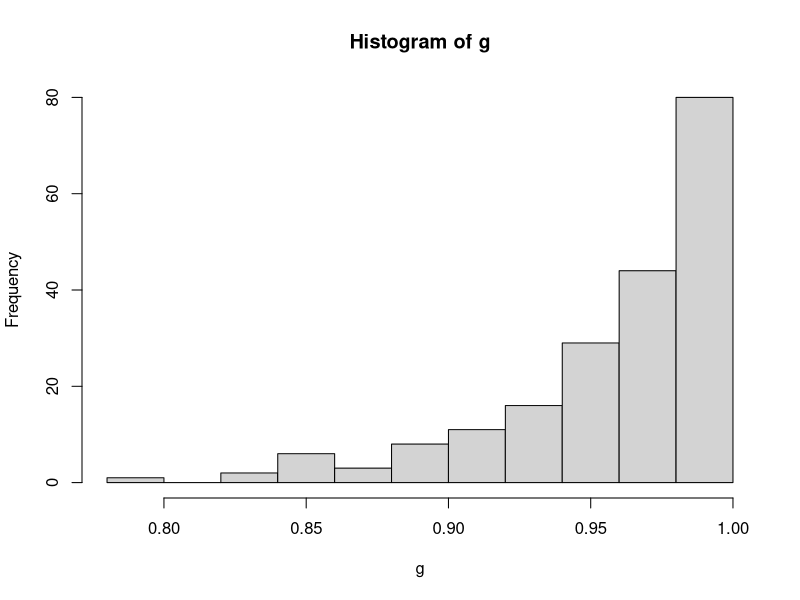
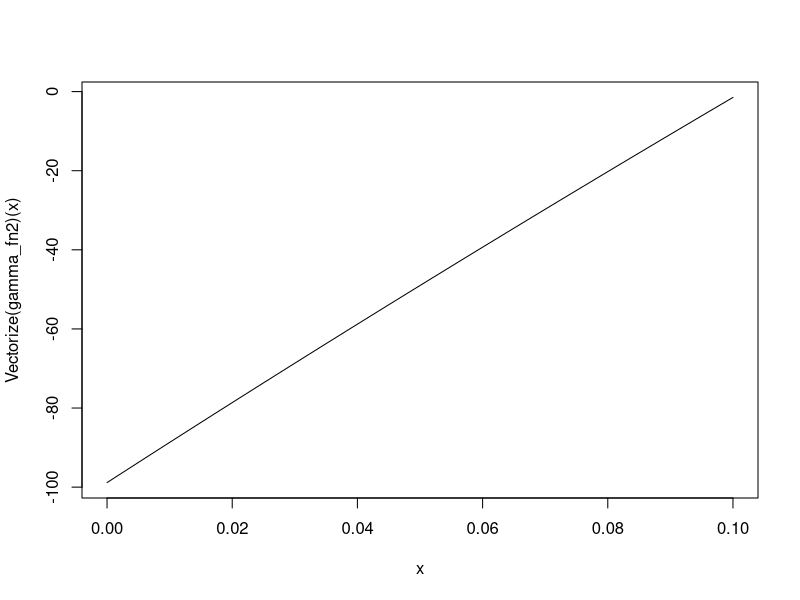
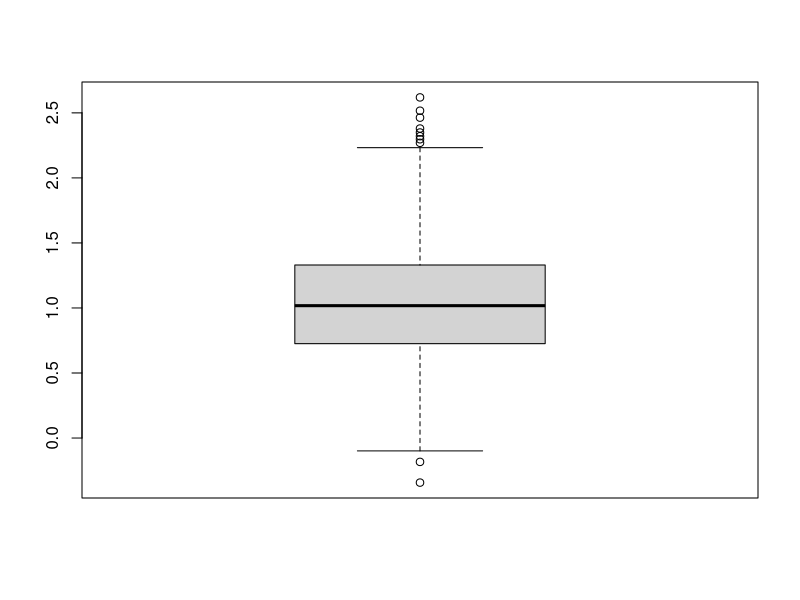

The R script that drew these images, in order:
library(tidyverse)
library(ggplot2)
library(MASS)
library(lattice)
library(scatterplot3d)
library(nleqslv)

rm(list = ls(all.names = TRUE))

# サンプルサイズ
n = 200

# シミュレーションの繰り返し数
kk_T <- 1000

# 共変量の分布の設定、乱数の発生
mu <- c(0,0,0,0)

## 相関パラメータ
rho <- 0
Sigma <- matrix(c(1,rho,rho,rho,
                  rho,1,rho,rho,
                  rho,rho,1,rho,
                  rho,rho,rho,1),4,4)

XX <- mvrnorm(n, mu, Sigma)

# 処置の分布の設定,生成
T_lm <- 0.2+XX[,1]+XX[,2]+XX[,3]+XX[,4]
p_T <- exp(T_lm)/(1+exp(T_lm))

TT <- rep(0,n)
for (i in 1:n) {
  TT[i] <- rbinom(1,size=1,prob=p_T[i])
}

# Potential outcomesの分布の設定
# アウトカムの回帰パラメータの設定
Y_lm1 <- 0.2+1+XX[,1]+XX[,2]; Y_lm0 <- 0.2+XX[,1]+XX[,2]
p_Y1 <- exp(Y_lm1)/(1+exp(Y_lm1)); p_Y0 <- exp(Y_lm0)/(1+exp(Y_lm0))

#　誤判別を含むアウトカムデータの生成
## Misclassified outcomesの割合の設定
pp01 <- 0.4; pp10 <- 0.4

YY1 <- YY1_t <- YY0 <- YY0_t <- YY <- YY_t <- rep(0,n);
for(i in 1:n){
  # potential outcomesの乱数の発生
  YY1[i] <- YY1_t[i]<- rbinom(1, size=1, prob=p_Y1[i])
  Mis_p1 <- rbinom(1, size=1, prob=pp10)
  
  YY0[i] <- YY0_t[i] <- rbinom(1, size=1, prob=p_Y0[i])
  Mis_p0 <- rbinom(1, size=1, prob=pp01)
  
  if(Mis_p1==1){
    YY1_t[i] <- ifelse(YY1[i]==1, 0, 1)
  }
  
  if(Mis_p0==1){
    YY0_t[i] <- ifelse(YY0[i]==1, 0, 1)
  }

  # 観測されるoutcome
  YY[i] <- TT[i]*YY1[i]+(1-TT[i])*YY0[i]
  YY_t[i] <- TT[i]*YY1_t[i]+(1-TT[i])*YY0_t[i]
}

# 真の因果効果 (通常は推定不可能)
tau0 <- mean(YY1_t)-mean(YY0_t)
tau_naive <- mean(YY[TT==1])-mean(YY[TT==0])

# 傾向スコアの算出
ps_fit <- glm(TT~XX, family=binomial)$fit

# ZZ
ZZ <- XX[,1:2]
ZZ_tilde <- XX[,3:4]

####アウトカム回帰のみのモデル####

# 推定方程式
estimate_eq <- function(beta){
  beta_0 <- beta[1]
  beta_t <- beta[2]
  beta_z <- beta[3:4]
  
  or_ml <- beta_0 + TT*beta_t + ZZ%*%beta_z
  lp <- exp((gamma+1)*(or_ml))
  lq <- exp(YY*(gamma+1)*(or_ml))
  pi <- lp/(1+lp)
  g <- (lq/(1+lp))^(gamma/(1+gamma))
  w <- ifelse(TT==1, 1/ps_fit, 1/(1-ps_fit))
  
  return(c(t(w*g*(YY-pi))%*%rep(1,n), t(w*g*(YY-pi))%*%TT, t(w*g*(YY-pi))%*%ZZ))
}

# パラメータ推定 初期値：c(0,0,0,0)
estimate_pra_fn <- function(gamma){
  gamma <<- gamma
  beta_hat <- nleqslv(c(0,0,0,0), estimate_eq, method = "Newton")$x
  
  return(list(beta_hat=beta_hat, gamma=gamma))
}


## 重みのプロット
plot_fn <- function(beta,gamma,type="density"){
  beta_0 <- beta[1]
  beta_t <- beta[2]
  beta_z <- beta[3:4]
  
  or_ml <- beta_0 + TT*beta_t + ZZ%*%beta_z
  lp <- exp((gamma+1)*(or_ml))
  lq <- exp(YY*(gamma+1)*(or_ml))
  pi <- lp/(1+lp)
  g <- (lq/(1+lp))^(gamma/(1+gamma))
  
  if(type == "density"){
    plot(density(g))
  }else if(type == "hist"){
    hist(g)
  }else{
    print("error")
  }
}

## 結果

gamma <- 0.1
beta_hat <- estimate_pra_fn(gamma)$beta_hat
print(beta_hat)
plot_fn(beta_hat, gamma, type = "hist")



# gamma <- 1
# beta_hat <- estimate_pra_fn(gamma)
# 
# beta_t <- beta_hat[2]


# ガンマの選択について
# gamma_0 <- 0.1
# gamma <- 0.1
# 
# gamma_fn1 <- function(gamma){
#   beta_hat <- estimate_pra_fn(gamma)$beta_hat
#   
#   or_ml <- beta_hat[1] + TT*beta_hat[2] + ZZ%*%beta_hat[3:4]
#   lp <- exp(or_ml)
#   pi <- lp/(1+lp)
#   return(-sum(pi^(gamma_0+1)+(1-pi)^(gamma_0+1))^(1/(gamma_0+1)))
# }
# 
# gamma_hat <- optimise(gamma_fn1,c(0,10))$minimum
# 
# ## plot
# curve(Vectorize(gamma_fn1)(x), 0, 10)
# # plot(gamma_fn1, 0, 10)


## Sugasawa2021
DD <- function(expr, name, order = 1) {
  if(order < 1) stop("'order' must be >= 1")
  if(order == 1) D(expr, name)
  else DD(D(expr, name), name, order - 1)
}

f <- expression(pi^YY * (1-pi)^(1-YY))
DD(f, "YY", 2)   

gamma_fn2 <- function(gamma){
  
  beta_hat <- estimate_pra_fn(gamma)$beta_hat

  or_ml <- beta_hat[1] + TT*beta_hat[2] + ZZ%*%beta_hat[3:4]
  lp <- exp(or_ml)
  pi <- lp/(1+lp)
  
  C_gamma <- (pi^(1+gamma) + (1-pi)^(1+gamma))^(gamma/(gamma+1))
  
  f <- pi^YY * (1-pi)^(1-YY)
  
  A <- log(pi/(1-pi))
  
  f_1 <- f * A
  f_2 <- f * A^2
  
  H_gamma <- f^gamma * 2*A*(A*+gamma-1)/C_gamma + f^(2*gamma)*A/C_gamma^2
  
  return(sum(H_gamma))
}

# plot(gamma_fn2, 0, 10)
curve(Vectorize(gamma_fn2)(x), 0, 0.1)


gamma_hat <- optimise(gamma_fn2,c(0,1))$minimum


# 新たなガンマによる推定結果

beta_hat_gamma_hat <- estimate_pra_fn(gamma_hat)


# まとめた推定

## 最適化のための関数にパラメータを入れられない

gamma_0 <- 0.1
estimate_fn <- function(gamma_0){
  
  gamma_fn1 <- function(gamma){
    beta_hat <- estimate_pra_fn(gamma)$beta_hat
    
    or_ml <- beta_hat[1] + TT*beta_hat[2] + ZZ%*%beta_hat[3:4]
    lp <- exp(or_ml)
    pi <- lp/(1+lp)
    return(-sum(pi^(gamma_0+1)+(1-pi)^(gamma_0+1))^(1/(gamma_0+1)))
  }
  
  gamma_hat <- optimise(gamma_fn1,c(0,2.5))$minimum
  beta_hat_gamma <- estimate_pra_fn(gamma_hat)$beta_hat
  
  return(list(beta_hat_gamma=beta_hat_gamma, gamma_hat=gamma_hat))
}


# シュミレーション開始
pb <- txtProgressBar(min = 1, max = kk_T, style = 3)

results.beta_t <- NULL
beta_t_list <- NULL

for (i in 1:kk_T) {
  setTxtProgressBar(pb,i)
  
  #　誤判別を含むアウトカムデータの生成
  ## Misclassified outcomesの割合の設定
  pp01 <- 0.3; pp10 <- 0.3
  
  YY1 <- YY1_t <- YY0 <- YY0_t <- YY <- YY_t <- rep(0,n);
  for(i in 1:n){
    # potential outcomesの乱数の発生
    YY1[i] <- YY1_t[i]<- rbinom(1, size=1, prob=p_Y1[i])
    Mis_p1 <- rbinom(1, size=1, prob=pp10)
    
    YY0[i] <- YY0_t[i] <- rbinom(1, size=1, prob=p_Y0[i])
    Mis_p0 <- rbinom(1, size=1, prob=pp01)
    
    if(Mis_p1==1){
      YY1_t[i] <- ifelse(YY1[i]==1, 0, 1)
    }
    
    if(Mis_p0==1){
      YY0_t[i] <- ifelse(YY0[i]==1, 0, 1)
    }
    
    # 観測されるoutcome
    YY[i] <- TT[i]*YY1[i]+(1-TT[i])*YY0[i]
    YY_t[i] <- TT[i]*YY1_t[i]+(1-TT[i])*YY0_t[i]
  }  
  
  gamma <- 0.1
  
  beta_hat <- estimate_pra_fn(gamma)$beta_hat
  # print(beta_hat)
  # plot_fn(beta_hat, gamma, type = "density")
  
  beta_t <- beta_hat[2]
  
  results.beta_t <- append(results.beta_t, beta_t)
}

results.beta_t %>% summary()
boxplot(results.beta_t)

## アウトプット
# export_data <- data.frame(results.beta_t)
# write_csv2(export_data, file = "~/Projects/gamma_DR_ver0.1/results/gamma0-5.csv")
# write_csv2(export_data %>% summary() %>% data.frame(), file = "~/Projects/gamma_DR_ver0.1/results/gamma0-5summary.csv")

gamma <- 0
beta_hat <- estimate_pra_fn(gamma)$beta_hat

lm1 <- exp(beta_hat[1] + TT*beta_hat[2] + ZZ%*%beta_hat[3:4])
psy1 <- lm1/(lm1+1)
lm2 <- exp(beta_hat[1] + ZZ%*%beta_hat[3:4])
psy2 <- lm2/(lm2+1)


tau <- mean(psy1)-mean(psy2)

#  glmでgamma=0のときと一致するかの確認
##0.3678035 0.5080564 0.2977938 0.3353576

w <- ifelse(TT==1, 1/ps_fit, 1/(1-ps_fit))
result <- glm(YY~TT+XX[,1:2], family = binomial, weights = w)
